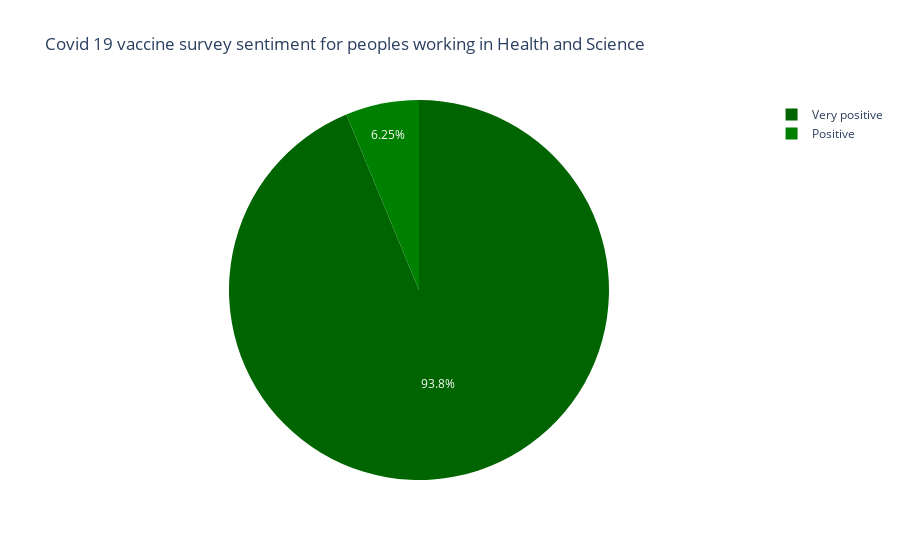

The notebook cell this image was saved under:
### Code cell
px.pie(percent_list, values=percent_list, names=sentiment_overall_category, color=sentiment_overall_category, 
       title ='Covid 19 vaccine survey sentiment for peoples working in Health and Science',
             color_discrete_map={'Positive':'green',
                                'Very positive':'darkgreen'})

### Figure 1 — Plotly figure (JSON) as saved in the notebook; plotly's stock layout.template omitted (floating-point values rounded to 4 significant figures)
{"data": [{"customdata": [["Very positive"], ["Positive"]], "domain": {"x": [0, 1], "y": [0, 1]}, "hovertemplate": "label=%{label}<br>value=%{value}<br>color=%{customdata[0]}<extra></extra>", "labels": ["Very positive", "Positive"], "legendgroup": "", "marker": {"colors": ["darkgreen", "green"]}, "name": "", "showlegend": true, "type": "pie", "values": [93.75, 6.25]}], "layout": {"legend": {"tracegroupgap": 0}, "title": {"text": "Covid 19 vaccine survey sentiment for peoples working in Health and Science"}}}
